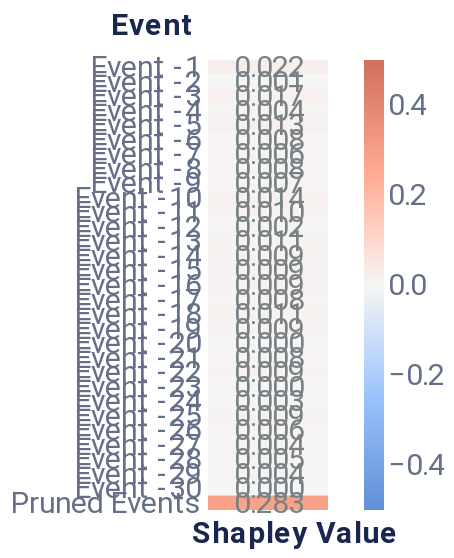

Write notebook code for a chart like this one.
### Markdown cell above
##### Event-level explanation

### Code cell
event_dict = {'rs': 42, 'nsamples': 32000}
event_data = local_event(f, pos_x_data, event_dict, positive_sequence_id, sequence_id_feat, average_event, pruning_idx)
event_plot = plot_event_heatmap(event_data)
event_plot

### Figure 1 — Vega-Lite specification as saved in the notebook (floating-point values rounded to 4 significant figures)
{"config": {"axis": {"domain": true, "domainColor": "#666F89", "grid": false, "gridCap": "round", "gridColor": "#B3B7C4", "gridDash": [2, 4], "gridWidth": 0.5, "labelColor": "#666F89", "labelFont": "Roboto, Arial, sans-serif", "labelPadding": 2, "tickColor": "#666F89", "tickOpacity": 0.5, "tickSize": 4, "titleColor": "#19274E", "titleFont": "Roboto, Arial, sans-serif", "titleFontSize": 12}, "axisBand": {"domain": true, "labelPadding": 4, "ticks": false}, "axisY": {"domain": false, "titleAlign": "left", "titleAngle": 0, "titleX": -20, "titleY": -10}, "legend": {"labelColor": "#666F89", "labelFont": "Roboto, Arial, sans-serif", "labelFontSize": 12, "symbolSize": 40, "titleColor": "#19274E", "titleFont": "Roboto, Arial, sans-serif", "titleFontSize": 12, "titlePadding": 4}, "arc": {"stroke": "#FFFFFF", "strokeWidth": 1}, "bar": {"fill": "#2770EB", "stroke": null}, "line": {"stroke": "#2770EB", "strokeWidth": 2}, "path": {"stroke": "#2770EB", "strokeWidth": 0.5}, "point": {"fill": "#2770EB", "shape": "circle", "filled": true}, "rect": {"fill": "#2770EB"}, "rule": {"stroke": "#666F89"}, "shape": {"stroke": "#2770EB"}, "text": {"color": "#19274E", "font": "Roboto, Arial, sans-serif", "fontSize": 12}, "range": {"category": ["#2770EB", "#77B98A", "#DA5252", "#FFC400", "#A87AEA", "#00A39E", "#19274E"], "diverging": ["#006360", "#2BB3AE", "#96D9D7", "#FFFFFF", "#EDAAAA", "#DA5252", "#811D1D"], "heatmap": ["#18448F", "#1B4EA5", "#2770EB", "#4C88EE", "#82ACF3", "#A6C4F7", "#E9F1FD"], "ramp": ["#18448F", "#1B4EA5", "#2770EB", "#4C88EE", "#82ACF3", "#A6C4F7", "#E9F1FD"]}, "background": "#FFFFFF", "group": {"fill": "#FFFFFF"}, "header": {"labelColor": "#19274E", "labelFont": "Roboto, Arial, sans-serif", "labelFontSize": 12, "titleColor": "#19274E", "titleFont": "Roboto, Arial, sans-serif", "titleFontSize": 16}, "title": {"anchor": "start", "color": "#19274E", "font": "Roboto, Arial, sans-serif", "fontSize": 20, "fontWeight": "bold", "offset": 20, "subtitleColor": "#19274E", "subtitleFontSize": 16}, "view": {"continuousHeight": 300, "continuousWidth": 400, "stroke": "transparent"}}, "layer": [{"mark": "rect", "encoding": {"color": {"field": "rounded", "legend": {"gradientLength": 225, "gradientThickness": 10, "labelFontSize": 15, "orient": "right"}, "scale": {"domain": [-0.5, 0.5], "range": ["#5f8fd6", "#99c3fb", "#f5f5f5", "#ffaa92", "#d16f5b"]}, "title": null, "type": "quantitative"}, "x": {"axis": {"title": "Shapley Value", "titleFontSize": 15}, "field": "column", "type": "ordinal"}, "y": {"axis": {"domain": false, "labelFontSize": 15, "title": "Event", "titleFontSize": 15, "titleX": -49}, "field": "Feature", "sort": ["Event -1", "Event -2", "Event -3", "Event -4", "Event -5", "Event -6", "Event -7", "Event -8", "Event -9", "Event -10", "Event -11", "Event -12", "Event -13", "Event -14", "Event -15", "Event -16", "Event -17", "Event -18", "Event -19", "Event -20", "Event -21", "Event -22", "Event -23", "Event -24", "Event -25", "Event -26", "Event -27", "Event -28", "Event -29", "Event -30", "Pruned Events"], "type": "ordinal"}}}, {"mark": {"type": "text", "align": "right", "baseline": "middle", "color": "#798184", "dx": 18, "fontSize": 15}, "encoding": {"text": {"field": "rounded_str", "type": "nominal"}, "x": {"axis": {"domain": false, "labels": false, "title": "Shapley Value", "titleX": 43}, "field": "column", "type": "ordinal"}, "y": {"axis": {"domain": false, "labelFontSize": 15, "title": "Event", "titleFontSize": 15, "titleX": -49}, "field": "Feature", "sort": ["Event -1", "Event -2", "Event -3", "Event -4", "Event -5", "Event -6", "Event -7", "Event -8", "Event -9", "Event -10", "Event -11", "Event -12", "Event -13", "Event -14", "Event -15", "Event -16", "Event -17", "Event -18", "Event -19", "Event -20", "Event -21", "Event -22", "Event -23", "Event -24", "Event -25", "Event -26", "Event -27", "Event -28", "Event -29", "Event -30", "Pruned Events"], "type": "ordinal"}}}], "data": {"name": "data-77654b5cd89974aabf3c185084de6afa"}, "height": 225, "width": 60, "$schema": "https://vega.github.io/schema/vega-lite/v4.17.0.json", "datasets": {"data-77654b5cd89974aabf3c185084de6afa": [{"Shapley Value": 0.02171, "Feature": "Event -1", "row": 1, "column": 1, "rounded": 0.022, "rounded_str": "0.022"}, {"Shapley Value": 0.0005769, "Feature": "Event -2", "row": 2, "column": 1, "rounded": 0.001, "rounded_str": "0.001"}, {"Shapley Value": 0.01711, "Feature": "Event -3", "row": 3, "column": 1, "rounded": 0.017, "rounded_str": "0.017"}, {"Shapley Value": 0.00361, "Feature": "Event -4", "row": 4, "column": 1, "rounded": 0.004, "rounded_str": "0.004"}, {"Shapley Value": 0.01349, "Feature": "Event -5", "row": 5, "column": 1, "rounded": 0.013, "rounded_str": "0.013"}, {"Shapley Value": 0.008091, "Feature": "Event -6", "row": 6, "column": 1, "rounded": 0.008, "rounded_str": "0.008"}, {"Shapley Value": 0.00553, "Feature": "Event -7", "row": 7, "column": 1, "rounded": 0.006, "rounded_str": "0.006"}, {"Shapley Value": 0.008459, "Feature": "Event -8", "row": 8, "column": 1, "rounded": 0.008, "rounded_str": "0.008"}, {"Shapley Value": 0.007286, "Feature": "Event -9", "row": 9, "column": 1, "rounded": 0.007, "rounded_str": "0.007"}, {"Shapley Value": 0.01363, "Feature": "Event -10", "row": 10, "column": 1, "rounded": 0.014, "rounded_str": "0.014"}, {"Shapley Value": 0.01042, "Feature": "Event -11", "row": 11, "column": 1, "rounded": 0.01, "rounded_str": "0.010"}, {"Shapley Value": 0.002049, "Feature": "Event -12", "row": 12, "column": 1, "rounded": 0.002, "rounded_str": "0.002"}, {"Shapley Value": 0.01126, "Feature": "Event -13", "row": 13, "column": 1, "rounded": 0.011, "rounded_str": "0.011"}, {"Shapley Value": 0.008943, "Feature": "Event -14", "row": 14, "column": 1, "rounded": 0.009, "rounded_str": "0.009"}, {"Shapley Value": 0.009052, "Feature": "Event -15", "row": 15, "column": 1, "rounded": 0.009, "rounded_str": "0.009"}, {"Shapley Value": 0.008625, "Feature": "Event -16", "row": 16, "column": 1, "rounded": 0.009, "rounded_str": "0.009"}, {"Shapley Value": 0.007811, "Feature": "Event -17", "row": 17, "column": 1, "rounded": 0.008, "rounded_str": "0.008"}, {"Shapley Value": 0.01055, "Feature": "Event -18", "row": 18, "column": 1, "rounded": 0.011, "rounded_str": "0.011"}, {"Shapley Value": 0.008823, "Feature": "Event -19", "row": 19, "column": 1, "rounded": 0.009, "rounded_str": "0.009"}, {"Shapley Value": 0.0, "Feature": "Event -20", "row": 20, "column": 1, "rounded": 0.0, "rounded_str": "0.000"}, {"Shapley Value": 0.007851, "Feature": "Event -21", "row": 21, "column": 1, "rounded": 0.008, "rounded_str": "0.008"}, {"Shapley Value": 0.009121, "Feature": "Event -22", "row": 22, "column": 1, "rounded": 0.009, "rounded_str": "0.009"}, {"Shapley Value": 0.0, "Feature": "Event -23", "row": 23, "column": 1, "rounded": 0.0, "rounded_str": "0.000"}, {"Shapley Value": 0.002624, "Feature": "Event -24", "row": 24, "column": 1, "rounded": 0.003, "rounded_str": "0.003"}, {"Shapley Value": 0.009182, "Feature": "Event -25", "row": 25, "column": 1, "rounded": 0.009, "rounded_str": "0.009"}, {"Shapley Value": 0.005563, "Feature": "Event -26", "row": 26, "column": 1, "rounded": 0.006, "rounded_str": "0.006"}, {"Shapley Value": 0.00396, "Feature": "Event -27", "row": 27, "column": 1, "rounded": 0.004, "rounded_str": "0.004"}, {"Shapley Value": 0.004881, "Feature": "Event -28", "row": 28, "column": 1, "rounded": 0.005, "rounded_str": "0.005"}, {"Shapley Value": 0.003823, "Feature": "Event -29", "row": 29, "column": 1, "rounded": 0.004, "rounded_str": "0.004"}, {"Shapley Value": 0.0, "Feature": "Event -30", "row": 30, "column": 1, "rounded": 0.0, "rounded_str": "0.000"}, {"Shapley Value": 0.2832, "Feature": "Pruned Events", "row": 31, "column": 1, "rounded": 0.283, "rounded_str": "0.283"}]}}
